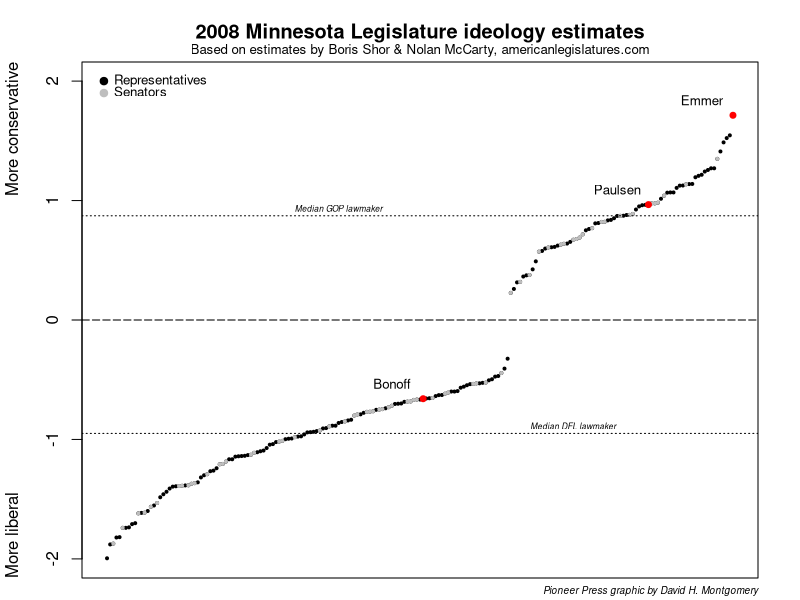

The R source for this figure:
## Creates graphs showing the estimated liberal-conservative ideology of members of the 2008 Minnesota Legislature, the most recent such legislature for which data is available. Data comes from Boris Shor and Nolan McCarty's "Individual State Legislator Shor-McCarty Ideology Data, June 2015 update," http://dx.doi.org/10.7910/DVN/THDBRA. Code by David H. Montgomery of the Pioneer Press.

## Before beginning make sure your working directory is set to the folder containing 08mnleg.csv or this code will not function.

mnshor <- read.csv("08mnleg.csv") ## Load the data.

## Plot the base graph.
png("08mnleg.png",width=1500,height=1500,res=200) ## Create a PNG file to draw the graph on. Change the file name to your preference. Adjust parameters as desired, but keep the width and height equal. If changing file dimensions, adjust the res parameter to taste — may take trial and error.
par(mar=c(1.1,4.1,3.1,2.1)) ## Set margins
plot(mnshor$Score, pch=19, xlab="",xaxt="n", ylab="", cex=0.4, ylim=c(-2,2)) ## Plot the basic data on a scale from -2 to +2.
mnsen <- subset(mnshor, Chamber == "senate") ## Create a subset of the data with just senators.
points(rownames(mnsen),mnsen$Score, col="grey", pch=19, cex=0.4) ## Plot senators in grey. Change the color if you want, but be sure to change the legend below on line 39 if you do.

## Add and label lines
abline(h=0, lty=5) ## Draw a dashed line across the middle of the chart.
dems <- subset(mnshor, Party == "D") ## Create a subset of the data with just DFL lawmakers.
gop <- subset(mnshor, Party == "R") ## Create a subset of the data with just GOP lawmakers.
abline(h=median(dems$Score), lty=3) ## Draw a dotted horizontal line at the median score for DFL lawmakers.
abline(h=median(gop$Score), lty=3) ## Draw a dotted horizontal line at the median score for GOP lawmakers.
text(150,median(dems$Score),"Median DFL lawmaker",pos=3, cex=.5, offset=.2, font=3) ## Label the median DFL line.
text(75,median(gop$Score),"Median GOP lawmaker",pos=3, cex=.5, offset=.2, font=3) ## Label the median GOP line.

## Add and label significant lawmakers
signif <- data.frame(
	"name"=c("Bonoff","Paulsen","Emmer"), 
	x=c(102,174,201), 
	y=c(mnshor[102,5],mnshor[174,5],mnshor[201,5])
) ## Create an object containing significant lawmakers we want to highlight. If editing, add the last name or other desired label to the "name" list, the row number of that lawmaker's data to the x list, and 'mnshor[rownum,5]' to the y list with the row number in place of 'rownum.' Make sure each lawmaker's name and coordinates are in the same position in each of the three lists — Bonoff is the first name, first x coordinate and first y coordinate, for example.
points(signif$x,signif$y,col="red",pch=19, cex=0.8) ## Draw larger red circles over the significant lawmakers identified above. Change the color if you like.
text(signif$x-10,signif$y,labels=signif$name, cex=0.8, pos=3, adj=0) ## Label the significant lawmakers.

## Add title and legend.
title("2008 Minnesota Legislature ideology estimates") ## Title the map.
mtext("Based on estimates by Boris Shor & Nolan McCarty, americanlegislatures.com", cex=0.8, line=0.2) ## Subtitle the map.
mtext("Pioneer Press graphic by David H. Montgomery", side=1, line=0, cex=.6,adj=1, font=3) ## Credit line. If you wish, add your own credit and change this text to "By [your name], based on Pioneer Press graphic by David H. Montgomery."
mtext("More conservative", side=2, line=3,adj=1) ## Label the top of the y-axis.
mtext("More liberal", side=2, line=3,adj=0) ## And the bottom of the y-axis.
points(0,2,pch=19) ## Add a black dot for the legend.
points(0,1.9,pch=19, col="grey") ## Add a grey dot for the legend. Change the color if you altered this above in line 12.
text(0,2, "Representatives", pos=4, cex=.8) ## Label the black dot.
text(0,1.9, "Senators", pos=4, cex=.8) ## Label the grey dot.
dev.off() ## Finish up and create the file.